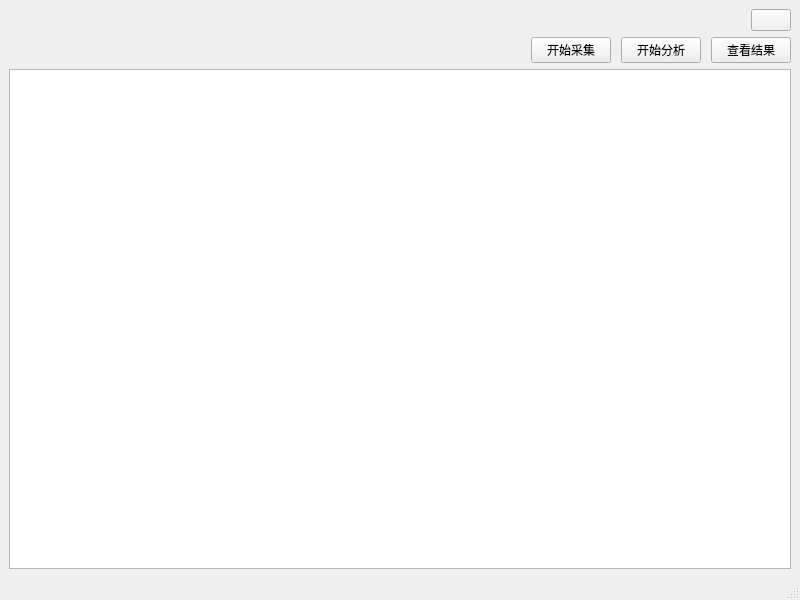
<?xml version="1.0" encoding="UTF-8"?>
<ui version="4.0">
 <class>MainWindow</class>
 <widget class="QMainWindow" name="MainWindow">
  <property name="geometry">
   <rect>
    <x>0</x>
    <y>0</y>
    <width>800</width>
    <height>600</height>
   </rect>
  </property>
  <property name="windowTitle">
   <string>MainWindow</string>
  </property>
  <widget class="QWidget" name="centralwidget">
   <layout class="QHBoxLayout" name="horizontalLayout_2">
    <item>
     <layout class="QVBoxLayout" name="verticalLayout" stretch="0,0,0">
      <item>
       <layout class="QHBoxLayout" name="horizontalLayout">
        <property name="spacing">
         <number>0</number>
        </property>
        <item>
         <spacer name="horizontalSpacer_2">
          <property name="orientation">
           <enum>Qt::Horizontal</enum>
          </property>
          <property name="sizeHint" stdset="0">
           <size>
            <width>40</width>
            <height>20</height>
           </size>
          </property>
         </spacer>
        </item>
        <item>
         <widget class="QPushButton" name="pushButton_4">
          <property name="text">
           <string/>
          </property>
         </widget>
        </item>
       </layout>
      </item>
      <item>
       <layout class="QHBoxLayout" name="horizontalLayout_3">
        <property name="spacing">
         <number>0</number>
        </property>
        <item>
         <spacer name="horizontalSpacer">
          <property name="orientation">
           <enum>Qt::Horizontal</enum>
          </property>
          <property name="sizeHint" stdset="0">
           <size>
            <width>40</width>
            <height>20</height>
           </size>
          </property>
         </spacer>
        </item>
        <item>
         <widget class="QPushButton" name="pushButton_3">
          <property name="text">
           <string>开始采集</string>
          </property>
         </widget>
        </item>
        <item>
         <spacer name="horizontalSpacer_3">
          <property name="orientation">
           <enum>Qt::Horizontal</enum>
          </property>
          <property name="sizeType">
           <enum>QSizePolicy::Fixed</enum>
          </property>
          <property name="sizeHint" stdset="0">
           <size>
            <width>10</width>
            <height>2</height>
           </size>
          </property>
         </spacer>
        </item>
        <item>
         <widget class="QPushButton" name="pushButton_2">
          <property name="text">
           <string>开始分析</string>
          </property>
         </widget>
        </item>
        <item>
         <spacer name="horizontalSpacer_4">
          <property name="orientation">
           <enum>Qt::Horizontal</enum>
          </property>
          <property name="sizeType">
           <enum>QSizePolicy::Fixed</enum>
          </property>
          <property name="sizeHint" stdset="0">
           <size>
            <width>10</width>
            <height>20</height>
           </size>
          </property>
         </spacer>
        </item>
        <item>
         <widget class="QPushButton" name="pushButton">
          <property name="text">
           <string>查看结果</string>
          </property>
         </widget>
        </item>
       </layout>
      </item>
      <item>
       <layout class="QVBoxLayout" name="verticalLayout_2">
        <property name="spacing">
         <number>0</number>
        </property>
        <item>
         <widget class="QTableWidget" name="tableWidget"/>
        </item>
       </layout>
      </item>
     </layout>
    </item>
   </layout>
  </widget>
  <widget class="QMenuBar" name="menubar">
   <property name="geometry">
    <rect>
     <x>0</x>
     <y>0</y>
     <width>800</width>
     <height>21</height>
    </rect>
   </property>
  </widget>
  <widget class="QStatusBar" name="statusbar"/>
 </widget>
 <resources/>
 <connections/>
</ui>
